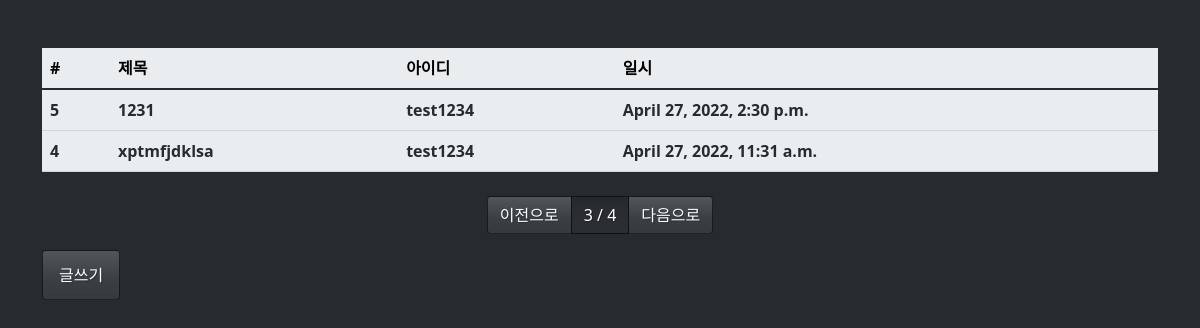
/board/list/?p=3, run on an earlier commit of the app's database.
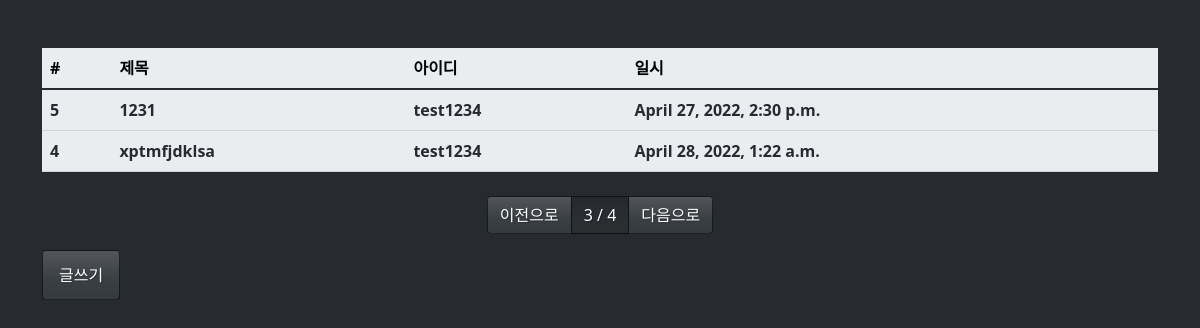
And on a later commit of the database.
### board/models.py (models this page shows, shortened)
class Board(models.Model):
    title = models.CharField(
        max_length=128,
        verbose_name='제목'
        )# UI에 표시될 내용
    contents = models.TextField(
        verbose_name='내용'
        )# UI에 표시될 내용
    writer = models.ForeignKey(
        'fcuser.Fcuser',
        on_delete=models.CASCADE,
        verbose_name='작성자'
        )# UI에 표시될 내용
    tags = models.ManyToManyField(
        'tag.Tag',
        verbose_name='테그'
        )
    register_dttm = models.DateTimeField(
        auto_now=True,
        verbose_name='등록시간'
        )
    class Meta:
        db_table = 'fastcampus_board' # db 테이블 설정
        verbose_name = '페스트캠퍼스 게시글' # admin페이지에서 테이블 출력 이름 설정
        verbose_name_plural = '페스트캠퍼스 게시글'

### fcuser/models.py (models this page shows)
class Fcuser(models.Model):
    username = models.CharField(
        max_length=32,
        verbose_name='사용자명')# UI에 표시될 내용
    password = models.CharField(
        max_length=64,
        verbose_name='비밀번호')# UI에 표시될 내용
    registered_dttm = models.DateTimeField(
        auto_now_add=True,# 장고에 auto_now라는 기능이 있어서 그 시간대 바로 등록 가능.
        verbose_name='등록시간')# UI에 표시될 내용
    useremail = models.EmailField(
        max_length=128,
        verbose_name='사용자이메일')
    def __str__(self):
        return self.username
    class Meta:
        db_table = 'fastcampus_fcuser' # db 테이블 설정
        verbose_name = '페스트캠퍼스 사용자' # admin페이지에서 테이블 출력 이름 설정
        verbose_name_plural = '페스트캠퍼스 사용자'

### board/views.py (the view)
# urls.py: path('list/',views.board_list),
def board_list(request):
    all_boards = Board.objects.all().order_by('-id') # '-'는 역순이라는 뜻
    page = request.GET.get('p',1)
    paginator = Paginator(all_boards,2)
    boards = paginator.get_page(page)
    return render(request,'board_list.html',{'boards':boards})

### board/templates/board_list.html (shortened to what this page needs)
{% extends "base.html" %}
{% block contents %}
<div class="row mt-5">
    <div class="col-12">
        <table class="table table-light">
            <thead class="thead-light">
                <tr>
                    <th>#</th>
                    <th>제목</th>
                    <th>아이디</th>
                    <th>일시</th>
                </tr>
            </thead>
            <tbody class="text-dark">
                {% for board in boards %}
                <tr onclick="location.href='/board/detail/{{ board.id }}'">
                    <th>{{ board.id }}</th>
                    <th>{{ board.title }}</th>
                    <th>{{ board.writer }}</th>
                    <th>{{ board.register_dttm }}</th>
                </tr>
                {% endfor%}
            </tbody>
        </table>
    </div>
</div>
<div class="row mt-2">
    <div class="col-12">
        <nav>
            <ul class="pagination justify-content-center">
                {% if boards.has_previous %}
                <li class="page-item">
                    <a class="page-link" href="?p={{ boards.previous_page_number }}">이전으로</a>
                </li>
                {% else %}
                <li class="page-item disabled">
                    <a class="page-link " href="#">이전으로</a>
                </li>
                {% endif %}
                <li class="page-item active">
                    <a class="page-link" >{{ boards.number}} / {{ boards.paginator.num_pages}}</a>
                </li>
                {% if boards.has_next %}
                <li class="page-item">
                    <a class="page-link" href="?p={{ boards.next_page_number }}">다음으로</a>
                </li>
                {% else %}
                <li class="page-item disabled">
                    <a class="page-link " href="#">다음으로</a>
                </li>
                {% endif%}
            </ul>
        </nav>
    </div>
</div>
<div class="row">
    <div class="col-12">
        <button class="btn btn-primary" onclick="location.href='/board/write/'">글쓰기</button>
    </div>
</div>
{% endblock %}

What changed in the data, as far as the page shows it:
changed Board "xptmfjdklsa": register_dttm "April 27, 2022, 11:31 a.m." → "April 28, 2022, 1:22 a.m."
